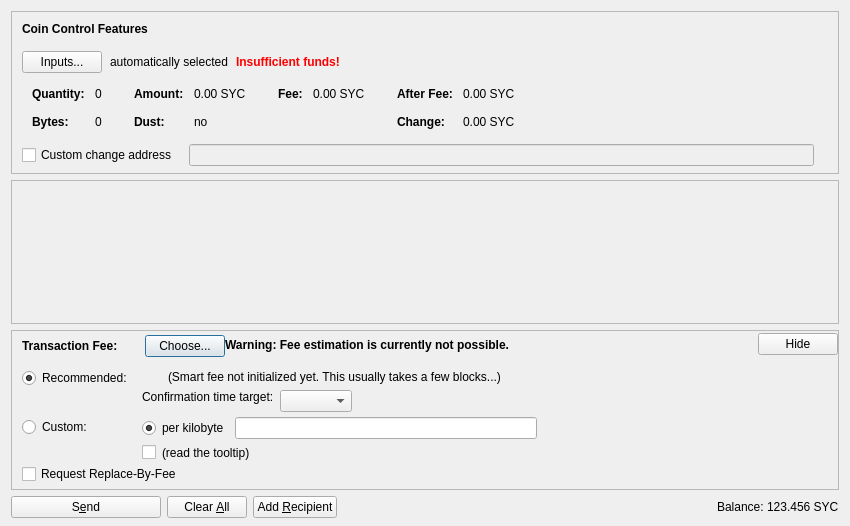
<?xml version="1.0" encoding="UTF-8"?>
<ui version="4.0">
 <class>SendCoinsDialog</class>
 <widget class="QDialog" name="SendCoinsDialog">
  <property name="geometry">
   <rect>
    <x>0</x>
    <y>0</y>
    <width>850</width>
    <height>526</height>
   </rect>
  </property>
  <property name="windowTitle">
   <string>Send Coins</string>
  </property>
  <layout class="QVBoxLayout" name="verticalLayout" stretch="0,1,0,0">
   <property name="bottomMargin">
    <number>8</number>
   </property>
   <item>
    <widget class="QFrame" name="frameCoinControl">
     <property name="sizePolicy">
      <sizepolicy hsizetype="Expanding" vsizetype="Expanding">
       <horstretch>0</horstretch>
       <verstretch>0</verstretch>
      </sizepolicy>
     </property>
     <property name="maximumSize">
      <size>
       <width>16777215</width>
       <height>16777215</height>
      </size>
     </property>
     <property name="frameShape">
      <enum>QFrame::StyledPanel</enum>
     </property>
     <property name="frameShadow">
      <enum>QFrame::Sunken</enum>
     </property>
     <layout class="QVBoxLayout" name="verticalLayoutCoinControl2">
      <property name="spacing">
       <number>0</number>
      </property>
      <property name="leftMargin">
       <number>0</number>
      </property>
      <property name="topMargin">
       <number>0</number>
      </property>
      <property name="rightMargin">
       <number>0</number>
      </property>
      <property name="bottomMargin">
       <number>6</number>
      </property>
      <item>
       <layout class="QVBoxLayout" name="verticalLayoutCoinControl" stretch="0,0,0,0,1">
        <property name="spacing">
         <number>0</number>
        </property>
        <property name="leftMargin">
         <number>10</number>
        </property>
        <property name="topMargin">
         <number>10</number>
        </property>
        <item>
         <layout class="QHBoxLayout" name="horizontalLayoutCoinControl1">
          <property name="bottomMargin">
           <number>15</number>
          </property>
          <item>
           <widget class="QLabel" name="labelCoinControlFeatures">
            <property name="sizePolicy">
             <sizepolicy hsizetype="Preferred" vsizetype="Maximum">
              <horstretch>0</horstretch>
              <verstretch>0</verstretch>
             </sizepolicy>
            </property>
            <property name="font">
             <font>
              <weight>75</weight>
              <bold>true</bold>
             </font>
            </property>
            <property name="styleSheet">
             <string notr="true">font-weight:bold;</string>
            </property>
            <property name="text">
             <string>Coin Control Features</string>
            </property>
           </widget>
          </item>
         </layout>
        </item>
        <item>
         <layout class="QHBoxLayout" name="horizontalLayoutCoinControl2" stretch="0,0,0,0">
          <property name="spacing">
           <number>8</number>
          </property>
          <property name="bottomMargin">
           <number>10</number>
          </property>
          <item>
           <widget class="QPushButton" name="pushButtonCoinControl">
            <property name="styleSheet">
             <string notr="true"/>
            </property>
            <property name="text">
             <string>Inputs...</string>
            </property>
            <property name="autoDefault">
             <bool>false</bool>
            </property>
           </widget>
          </item>
          <item>
           <widget class="QLabel" name="labelCoinControlAutomaticallySelected">
            <property name="text">
             <string>automatically selected</string>
            </property>
            <property name="margin">
             <number>5</number>
            </property>
           </widget>
          </item>
          <item>
           <widget class="QLabel" name="labelCoinControlInsuffFunds">
            <property name="font">
             <font>
              <weight>75</weight>
              <bold>true</bold>
             </font>
            </property>
            <property name="styleSheet">
             <string notr="true">color:red;font-weight:bold;</string>
            </property>
            <property name="text">
             <string>Insufficient funds!</string>
            </property>
            <property name="margin">
             <number>5</number>
            </property>
           </widget>
          </item>
          <item>
           <spacer name="horizontalSpacerCoinControl">
            <property name="orientation">
             <enum>Qt::Horizontal</enum>
            </property>
            <property name="sizeHint" stdset="0">
             <size>
              <width>40</width>
              <height>1</height>
             </size>
            </property>
           </spacer>
          </item>
         </layout>
        </item>
        <item>
         <widget class="QWidget" name="widgetCoinControl" native="true">
          <property name="sizePolicy">
           <sizepolicy hsizetype="Preferred" vsizetype="Preferred">
            <horstretch>0</horstretch>
            <verstretch>0</verstretch>
           </sizepolicy>
          </property>
          <property name="minimumSize">
           <size>
            <width>0</width>
            <height>0</height>
           </size>
          </property>
          <property name="styleSheet">
           <string notr="true"/>
          </property>
          <layout class="QHBoxLayout" name="horizontalLayoutCoinControl5">
           <property name="leftMargin">
            <number>0</number>
           </property>
           <property name="topMargin">
            <number>0</number>
           </property>
           <property name="rightMargin">
            <number>0</number>
           </property>
           <property name="bottomMargin">
            <number>0</number>
           </property>
           <item>
            <layout class="QHBoxLayout" name="horizontalLayoutCoinControl3" stretch="0,0,0,1">
             <property name="spacing">
              <number>20</number>
             </property>
             <property name="topMargin">
              <number>0</number>
             </property>
             <property name="bottomMargin">
              <number>10</number>
             </property>
             <item>
              <layout class="QFormLayout" name="formLayoutCoinControl1">
               <property name="horizontalSpacing">
                <number>10</number>
               </property>
               <property name="verticalSpacing">
                <number>14</number>
               </property>
               <property name="leftMargin">
                <number>10</number>
               </property>
               <property name="topMargin">
                <number>4</number>
               </property>
               <property name="rightMargin">
                <number>6</number>
               </property>
               <item row="0" column="0">
                <widget class="QLabel" name="labelCoinControlQuantityText">
                 <property name="font">
                  <font>
                   <weight>75</weight>
                   <bold>true</bold>
                  </font>
                 </property>
                 <property name="text">
                  <string>Quantity:</string>
                 </property>
                 <property name="margin">
                  <number>0</number>
                 </property>
                </widget>
               </item>
               <item row="0" column="1">
                <widget class="QLabel" name="labelCoinControlQuantity">
                 <property name="cursor">
                  <cursorShape>IBeamCursor</cursorShape>
                 </property>
                 <property name="contextMenuPolicy">
                  <enum>Qt::ActionsContextMenu</enum>
                 </property>
                 <property name="text">
                  <string notr="true">0</string>
                 </property>
                 <property name="margin">
                  <number>0</number>
                 </property>
                 <property name="textInteractionFlags">
                  <set>Qt::LinksAccessibleByMouse|Qt::TextSelectableByKeyboard|Qt::TextSelectableByMouse</set>
                 </property>
                </widget>
               </item>
               <item row="1" column="0">
                <widget class="QLabel" name="labelCoinControlBytesText">
                 <property name="font">
                  <font>
                   <weight>75</weight>
                   <bold>true</bold>
                  </font>
                 </property>
                 <property name="text">
                  <string>Bytes:</string>
                 </property>
                </widget>
               </item>
               <item row="1" column="1">
                <widget class="QLabel" name="labelCoinControlBytes">
                 <property name="cursor">
                  <cursorShape>IBeamCursor</cursorShape>
                 </property>
                 <property name="contextMenuPolicy">
                  <enum>Qt::ActionsContextMenu</enum>
                 </property>
                 <property name="text">
                  <string notr="true">0</string>
                 </property>
                 <property name="textInteractionFlags">
                  <set>Qt::LinksAccessibleByMouse|Qt::TextSelectableByKeyboard|Qt::TextSelectableByMouse</set>
                 </property>
                </widget>
               </item>
              </layout>
             </item>
             <item>
              <layout class="QFormLayout" name="formLayoutCoinControl2">
               <property name="horizontalSpacing">
                <number>10</number>
               </property>
               <property name="verticalSpacing">
                <number>14</number>
               </property>
               <property name="leftMargin">
                <number>6</number>
               </property>
               <property name="topMargin">
                <number>4</number>
               </property>
               <property name="rightMargin">
                <number>6</number>
               </property>
               <item row="0" column="0">
                <widget class="QLabel" name="labelCoinControlAmountText">
                 <property name="font">
                  <font>
                   <weight>75</weight>
                   <bold>true</bold>
                  </font>
                 </property>
                 <property name="text">
                  <string>Amount:</string>
                 </property>
                 <property name="margin">
                  <number>0</number>
                 </property>
                </widget>
               </item>
               <item row="0" column="1">
                <widget class="QLabel" name="labelCoinControlAmount">
                 <property name="cursor">
                  <cursorShape>IBeamCursor</cursorShape>
                 </property>
                 <property name="contextMenuPolicy">
                  <enum>Qt::ActionsContextMenu</enum>
                 </property>
                 <property name="text">
                  <string notr="true">0.00 SYC</string>
                 </property>
                 <property name="textInteractionFlags">
                  <set>Qt::LinksAccessibleByMouse|Qt::TextSelectableByKeyboard|Qt::TextSelectableByMouse</set>
                 </property>
                </widget>
               </item>
               <item row="1" column="0">
                <widget class="QLabel" name="labelCoinControlLowOutputText">
                 <property name="font">
                  <font>
                   <weight>75</weight>
                   <bold>true</bold>
                  </font>
                 </property>
                 <property name="text">
                  <string>Dust:</string>
                 </property>
                </widget>
               </item>
               <item row="1" column="1">
                <widget class="QLabel" name="labelCoinControlLowOutput">
                 <property name="cursor">
                  <cursorShape>IBeamCursor</cursorShape>
                 </property>
                 <property name="contextMenuPolicy">
                  <enum>Qt::ActionsContextMenu</enum>
                 </property>
                 <property name="text">
                  <string notr="true">no</string>
                 </property>
                 <property name="textInteractionFlags">
                  <set>Qt::LinksAccessibleByMouse|Qt::TextSelectableByKeyboard|Qt::TextSelectableByMouse</set>
                 </property>
                </widget>
               </item>
              </layout>
             </item>
             <item>
              <layout class="QFormLayout" name="formLayoutCoinControl3">
               <property name="horizontalSpacing">
                <number>10</number>
               </property>
               <property name="verticalSpacing">
                <number>14</number>
               </property>
               <property name="leftMargin">
                <number>6</number>
               </property>
               <property name="topMargin">
                <number>4</number>
               </property>
               <property name="rightMargin">
                <number>6</number>
               </property>
               <item row="0" column="0">
                <widget class="QLabel" name="labelCoinControlFeeText">
                 <property name="font">
                  <font>
                   <weight>75</weight>
                   <bold>true</bold>
                  </font>
                 </property>
                 <property name="text">
                  <string>Fee:</string>
                 </property>
                 <property name="margin">
                  <number>0</number>
                 </property>
                </widget>
               </item>
               <item row="0" column="1">
                <widget class="QLabel" name="labelCoinControlFee">
                 <property name="cursor">
                  <cursorShape>IBeamCursor</cursorShape>
                 </property>
                 <property name="contextMenuPolicy">
                  <enum>Qt::ActionsContextMenu</enum>
                 </property>
                 <property name="text">
                  <string notr="true">0.00 SYC</string>
                 </property>
                 <property name="textInteractionFlags">
                  <set>Qt::LinksAccessibleByMouse|Qt::TextSelectableByKeyboard|Qt::TextSelectableByMouse</set>
                 </property>
                </widget>
               </item>
              </layout>
             </item>
             <item>
              <layout class="QFormLayout" name="formLayoutCoinControl4">
               <property name="horizontalSpacing">
                <number>10</number>
               </property>
               <property name="verticalSpacing">
                <number>14</number>
               </property>
               <property name="leftMargin">
                <number>6</number>
               </property>
               <property name="topMargin">
                <number>4</number>
               </property>
               <property name="rightMargin">
                <number>6</number>
               </property>
               <item row="0" column="0">
                <widget class="QLabel" name="labelCoinControlAfterFeeText">
                 <property name="font">
                  <font>
                   <weight>75</weight>
                   <bold>true</bold>
                  </font>
                 </property>
                 <property name="text">
                  <string>After Fee:</string>
                 </property>
                 <property name="margin">
                  <number>0</number>
                 </property>
                </widget>
               </item>
               <item row="0" column="1">
                <widget class="QLabel" name="labelCoinControlAfterFee">
                 <property name="cursor">
                  <cursorShape>IBeamCursor</cursorShape>
                 </property>
                 <property name="contextMenuPolicy">
                  <enum>Qt::ActionsContextMenu</enum>
                 </property>
                 <property name="text">
                  <string notr="true">0.00 SYC</string>
                 </property>
                 <property name="textInteractionFlags">
                  <set>Qt::LinksAccessibleByMouse|Qt::TextSelectableByKeyboard|Qt::TextSelectableByMouse</set>
                 </property>
                </widget>
               </item>
               <item row="1" column="0">
                <widget class="QLabel" name="labelCoinControlChangeText">
                 <property name="font">
                  <font>
                   <weight>75</weight>
                   <bold>true</bold>
                  </font>
                 </property>
                 <property name="text">
                  <string>Change:</string>
                 </property>
                </widget>
               </item>
               <item row="1" column="1">
                <widget class="QLabel" name="labelCoinControlChange">
                 <property name="cursor">
                  <cursorShape>IBeamCursor</cursorShape>
                 </property>
                 <property name="contextMenuPolicy">
                  <enum>Qt::ActionsContextMenu</enum>
                 </property>
                 <property name="text">
                  <string notr="true">0.00 SYC</string>
                 </property>
                 <property name="textInteractionFlags">
                  <set>Qt::LinksAccessibleByMouse|Qt::TextSelectableByKeyboard|Qt::TextSelectableByMouse</set>
                 </property>
                </widget>
               </item>
              </layout>
             </item>
            </layout>
           </item>
          </layout>
         </widget>
        </item>
        <item>
         <layout class="QHBoxLayout" name="horizontalLayoutCoinControl4" stretch="0,0,0">
          <property name="spacing">
           <number>12</number>
          </property>
          <property name="sizeConstraint">
           <enum>QLayout::SetDefaultConstraint</enum>
          </property>
          <property name="topMargin">
           <number>5</number>
          </property>
          <property name="rightMargin">
           <number>5</number>
          </property>
          <item>
           <widget class="QCheckBox" name="checkBoxCoinControlChange">
            <property name="toolTip">
             <string>If this is activated, but the change address is empty or invalid, change will be sent to a newly generated address.</string>
            </property>
            <property name="text">
             <string>Custom change address</string>
            </property>
           </widget>
          </item>
          <item>
           <widget class="QValidatedLineEdit" name="lineEditCoinControlChange">
            <property name="enabled">
             <bool>false</bool>
            </property>
            <property name="sizePolicy">
             <sizepolicy hsizetype="Expanding" vsizetype="Fixed">
              <horstretch>0</horstretch>
              <verstretch>0</verstretch>
             </sizepolicy>
            </property>
           </widget>
          </item>
          <item>
           <widget class="QLabel" name="labelCoinControlChangeLabel">
            <property name="sizePolicy">
             <sizepolicy hsizetype="Preferred" vsizetype="Expanding">
              <horstretch>0</horstretch>
              <verstretch>0</verstretch>
             </sizepolicy>
            </property>
            <property name="minimumSize">
             <size>
              <width>0</width>
              <height>0</height>
             </size>
            </property>
            <property name="text">
             <string/>
            </property>
            <property name="margin">
             <number>3</number>
            </property>
           </widget>
          </item>
         </layout>
        </item>
        <item>
         <spacer name="verticalSpacerCoinControl">
          <property name="orientation">
           <enum>Qt::Vertical</enum>
          </property>
          <property name="sizeHint" stdset="0">
           <size>
            <width>800</width>
            <height>1</height>
           </size>
          </property>
         </spacer>
        </item>
       </layout>
      </item>
     </layout>
    </widget>
   </item>
   <item>
    <widget class="QScrollArea" name="scrollArea">
     <property name="widgetResizable">
      <bool>true</bool>
     </property>
     <widget class="QWidget" name="scrollAreaWidgetContents">
      <property name="geometry">
       <rect>
        <x>0</x>
        <y>0</y>
        <width>830</width>
        <height>104</height>
       </rect>
      </property>
      <layout class="QVBoxLayout" name="verticalLayout_2" stretch="0,1">
       <property name="leftMargin">
        <number>0</number>
       </property>
       <property name="topMargin">
        <number>0</number>
       </property>
       <property name="rightMargin">
        <number>0</number>
       </property>
       <property name="bottomMargin">
        <number>0</number>
       </property>
       <item>
        <layout class="QVBoxLayout" name="entries">
         <property name="spacing">
          <number>6</number>
         </property>
        </layout>
       </item>
       <item>
        <spacer name="verticalSpacer">
         <property name="orientation">
          <enum>Qt::Vertical</enum>
         </property>
         <property name="sizeHint" stdset="0">
          <size>
           <width>20</width>
           <height>40</height>
          </size>
         </property>
        </spacer>
       </item>
      </layout>
     </widget>
    </widget>
   </item>
   <item>
    <widget class="QFrame" name="frameFee">
     <property name="sizePolicy">
      <sizepolicy hsizetype="Expanding" vsizetype="Expanding">
       <horstretch>0</horstretch>
       <verstretch>0</verstretch>
      </sizepolicy>
     </property>
     <property name="maximumSize">
      <size>
       <width>16777215</width>
       <height>16777215</height>
      </size>
     </property>
     <property name="frameShape">
      <enum>QFrame::StyledPanel</enum>
     </property>
     <property name="frameShadow">
      <enum>QFrame::Sunken</enum>
     </property>
     <layout class="QVBoxLayout" name="verticalLayoutFee1">
      <property name="spacing">
       <number>0</number>
      </property>
      <property name="leftMargin">
       <number>0</number>
      </property>
      <property name="topMargin">
       <number>0</number>
      </property>
      <property name="rightMargin">
       <number>0</number>
      </property>
      <property name="bottomMargin">
       <number>0</number>
      </property>
      <item>
       <layout class="QVBoxLayout" name="verticalLayoutFee2" stretch="0,0,0">
        <property name="spacing">
         <number>0</number>
        </property>
        <property name="leftMargin">
         <number>10</number>
        </property>
        <property name="topMargin">
         <number>0</number>
        </property>
        <item>
         <layout class="QHBoxLayout" name="horizontalLayoutFee1">
          <property name="bottomMargin">
           <number>0</number>
          </property>
          <item>
           <layout class="QVBoxLayout" name="verticalLayoutFee7">
            <property name="spacing">
             <number>0</number>
            </property>
            <item>
             <spacer name="verticalSpacerSmartFee">
              <property name="orientation">
               <enum>Qt::Vertical</enum>
              </property>
              <property name="sizeType">
               <enum>QSizePolicy::Fixed</enum>
              </property>
              <property name="sizeHint" stdset="0">
               <size>
                <width>1</width>
                <height>4</height>
               </size>
              </property>
             </spacer>
            </item>
            <item>
             <layout class="QHBoxLayout" name="horizontalLayoutSmartFee">
              <property name="spacing">
               <number>10</number>
              </property>
              <item>
               <widget class="QLabel" name="labelFeeHeadline">
                <property name="sizePolicy">
                 <sizepolicy hsizetype="Preferred" vsizetype="Maximum">
                  <horstretch>0</horstretch>
                  <verstretch>0</verstretch>
                 </sizepolicy>
                </property>
                <property name="font">
                 <font>
                  <weight>75</weight>
                  <bold>true</bold>
                 </font>
                </property>
                <property name="styleSheet">
                 <string notr="true">font-weight:bold;</string>
                </property>
                <property name="text">
                 <string>Transaction Fee:</string>
                </property>
               </widget>
              </item>
              <item>
               <widget class="QLabel" name="labelFeeMinimized">
                <property name="text">
                 <string/>
                </property>
               </widget>
              </item>
              <item>
               <widget class="QPushButton" name="buttonChooseFee">
                <property name="text">
                 <string>Choose...</string>
                </property>
               </widget>
              </item>
             </layout>
            </item>
            <item>
             <spacer name="verticalSpacer_5">
              <property name="orientation">
               <enum>Qt::Vertical</enum>
              </property>
              <property name="sizeHint" stdset="0">
               <size>
                <width>1</width>
                <height>1</height>
               </size>
              </property>
             </spacer>
            </item>
           </layout>
          </item>
          <item>
           <widget class="QLabel" name="fallbackFeeWarningLabel">
            <property name="toolTip">
             <string>Using the fallbackfee can result in sending a transaction that will take several hours or days (or never) to confirm. Consider choosing your fee manually or wait until you have validated the complete chain.</string>
            </property>
            <property name="font">
            <font>
                <weight>75</weight>
                <bold>true</bold>
            </font>
            </property>
            <property name="text">
             <string>Warning: Fee estimation is currently not possible.</string>
            </property>
            <property name="wordWrap">
             <bool>false</bool>
            </property>
           </widget>
          </item>
          <item>
           <spacer name="horizontalSpacer_4">
            <property name="orientation">
             <enum>Qt::Horizontal</enum>
            </property>
            <property name="sizeType">
             <enum>QSizePolicy::MinimumExpanding</enum>
            </property>
            <property name="sizeHint" stdset="0">
             <size>
              <width>40</width>
              <height>20</height>
             </size>
            </property>
           </spacer>
          </item>
          <item>
           <widget class="QPushButton" name="buttonMinimizeFee">
            <property name="toolTip">
             <string>collapse fee-settings</string>
            </property>
            <property name="text">
             <string>Hide</string>
            </property>
           </widget>
          </item>
         </layout>
        </item>
        <item>
         <widget class="QFrame" name="frameFeeSelection">
          <layout class="QVBoxLayout" name="verticalLayoutFee12">
           <property name="spacing">
            <number>0</number>
           </property>
           <property name="leftMargin">
            <number>0</number>
           </property>
           <property name="topMargin">
            <number>0</number>
           </property>
           <property name="rightMargin">
            <number>0</number>
           </property>
           <property name="bottomMargin">
            <number>0</number>
           </property>
           <item>
            <layout class="QGridLayout" name="gridLayoutFee">
             <property name="topMargin">
              <number>10</number>
             </property>
             <property name="bottomMargin">
              <number>4</number>
             </property>
             <property name="horizontalSpacing">
              <number>10</number>
             </property>
             <property name="verticalSpacing">
              <number>4</number>
             </property>
             <item row="1" column="1">
              <layout class="QVBoxLayout" name="verticalLayoutFee8">
               <property name="spacing">
                <number>6</number>
               </property>
               <item>
                <layout class="QHBoxLayout" name="horizontalLayoutFee13">
                 <item>
                  <widget class="QRadioButton" name="radioCustomPerKilobyte">
                   <property name="toolTip">
                    <string>If the custom fee is set to 1000 satoshis and the transaction is only 250 bytes, then &quot;per kilobyte&quot; only pays 250 satoshis in fee, while &quot;total at least&quot; pays 1000 satoshis. For transactions bigger than a kilobyte both pay by kilobyte.</string>
                   </property>
                   <property name="text">
                    <string>per kilobyte</string>
                   </property>
                   <property name="checked">
                    <bool>true</bool>
                   </property>
                   <attribute name="buttonGroup">
                    <string notr="true">groupCustomFee</string>
                   </attribute>
                  </widget>
                 </item>
                 <item>
                  <widget class="BitcoinAmountField" name="customFee"/>
                 </item>
                 <item>
                  <spacer name="horizontalSpacer_6">
                   <property name="orientation">
                    <enum>Qt::Horizontal</enum>
                   </property>
                   <property name="sizeHint" stdset="0">
                    <size>
                     <width>1</width>
                     <height>1</height>
                    </size>
                   </property>
                  </spacer>
                 </item>
                </layout>
               </item>
               <item>
                <layout class="QHBoxLayout" name="horizontalLayoutFee8">
                 <item>
                  <widget class="QCheckBox" name="checkBoxMinimumFee">
                   <property name="toolTip">
                    <string>Paying only the minimum fee is just fine as long as there is less transaction volume than space in the blocks. But be aware that this can end up in a never confirming transaction once there is more demand for shittycoin transactions than the network can process.</string>
                   </property>
                   <property name="text">
                    <string/>
                   </property>
                  </widget>
                 </item>
                 <item>
                  <widget class="QLabel" name="labelMinFeeWarning">
                   <property name="enabled">
                    <bool>true</bool>
                   </property>
                   <property name="toolTip">
                    <string>Paying only the minimum fee is just fine as long as there is less transaction volume than space in the blocks. But be aware that this can end up in a never confirming transaction once there is more demand for shittycoin transactions than the network can process.</string>
                   </property>
                   <property name="text">
                    <string>(read the tooltip)</string>
                   </property>
                   <property name="margin">
                    <number>5</number>
                   </property>
                  </widget>
                 </item>
                 <item>
                  <spacer name="horizontalSpacer_2">
                   <property name="orientation">
                    <enum>Qt::Horizontal</enum>
                   </property>
                   <property name="sizeHint" stdset="0">
                    <size>
                     <width>1</width>
                     <height>1</height>
                    </size>
                   </property>
                  </spacer>
                 </item>
                </layout>
               </item>
              </layout>
             </item>
             <item row="0" column="0">
              <layout class="QVBoxLayout" name="verticalLayoutFee4" stretch="0,1">
               <item>
                <widget class="QRadioButton" name="radioSmartFee">
                 <property name="text">
                  <string>Recommended:</string>
                 </property>
                 <property name="checked">
                  <bool>true</bool>
                 </property>
                 <attribute name="buttonGroup">
                  <string notr="true">groupFee</string>
                 </attribute>
                </widget>
               </item>
               <item>
                <spacer name="verticalSpacer_2">
                 <property name="orientation">
                  <enum>Qt::Vertical</enum>
                 </property>
                 <property name="sizeHint" stdset="0">
                  <size>
                   <width>1</width>
                   <height>1</height>
                  </size>
                 </property>
                </spacer>
               </item>
              </layout>
             </item>
             <item row="1" column="0">
              <layout class="QVBoxLayout" name="verticalLayoutFee9" stretch="0,1">
               <item>
                <widget class="QRadioButton" name="radioCustomFee">
                 <property name="text">
                  <string>Custom:</string>
                 </property>
                 <attribute name="buttonGroup">
                  <string notr="true">groupFee</string>
                 </attribute>
                </widget>
               </item>
               <item>
                <spacer name="verticalSpacer_6">
                 <property name="orientation">
                  <enum>Qt::Vertical</enum>
                 </property>
                 <property name="sizeHint" stdset="0">
                  <size>
                   <width>1</width>
                   <height>1</height>
                  </size>
                 </property>
                </spacer>
               </item>
              </layout>
             </item>
             <item row="0" column="1">
              <layout class="QVBoxLayout" name="verticalLayoutFee3" stretch="0,0,1">
               <property name="spacing">
                <number>6</number>
               </property>
               <property name="topMargin">
                <number>2</number>
               </property>
               <item>
                <layout class="QHBoxLayout" name="horizontalLayoutFee12">
                 <item>
                  <widget class="QLabel" name="labelSmartFee">
                   <property name="text">
                    <string/>
                   </property>
                   <property name="margin">
                    <number>2</number>
                   </property>
                  </widget>
                 </item>
                 <item>
                  <widget class="QLabel" name="labelFeeEstimation">
                   <property name="text">
                    <string/>
                   </property>
                  </widget>
                 </item>
                 <item>
                  <widget class="QLabel" name="labelSmartFee2">
                   <property name="text">
                    <string>(Smart fee not initialized yet. This usually takes a few blocks...)</string>
                   </property>
                   <property name="margin">
                    <number>2</number>
                   </property>
                  </widget>
                 </item>
                 <item>
                  <spacer name="horizontalSpacer_5">
                   <property name="orientation">
                    <enum>Qt::Horizontal</enum>
                   </property>
                   <property name="sizeHint" stdset="0">
                    <size>
                     <width>1</width>
                     <height>1</height>
                    </size>
                   </property>
                  </spacer>
                 </item>
                </layout>
               </item>
               <item>
                <layout class="QHBoxLayout" name="horizontalLayoutFee9">
                 <item>
                  <layout class="QVBoxLayout" name="verticalLayoutFee6">
                   <item>
                    <widget class="QLabel" name="labelSmartFee3">
                     <property name="text">
                      <string>Confirmation time target:</string>
                     </property>
                     <property name="margin">
                      <number>2</number>
                     </property>
                    </widget>
                   </item>
                   <item>
                    <spacer name="verticalSpacer_3">
                     <property name="orientation">
                      <enum>Qt::Vertical</enum>
                     </property>
                     <property name="sizeHint" stdset="0">
                      <size>
                       <width>1</width>
                       <height>1</height>
                      </size>
                     </property>
                    </spacer>
                   </item>
                  </layout>
                 </item>
                 <item>
                  <layout class="QVBoxLayout" name="verticalLayoutFee5">
                   <property name="rightMargin">
                    <number>30</number>
                   </property>
                   <item>
                    <layout class="QHBoxLayout" name="horizontalLayoutConfTarget">
                     <property name="bottomMargin">
                      <number>0</number>
                     </property>
                     <item>
                      <widget class="QComboBox" name="confTargetSelector"/>
                     </item>
                     <item>
                      <spacer name="horizontalSpacerConfTarget">
                       <property name="orientation">
                        <enum>Qt::Horizontal</enum>
                       </property>
                       <property name="sizeHint" stdset="0">
                        <size>
                         <width>40</width>
                         <height>20</height>
                        </size>
                       </property>
                      </spacer>
                     </item>
                    </layout>
                   </item>
                  </layout>
                 </item>
                </layout>
               </item>
               <item>
                <spacer name="verticalSpacer_4">
                 <property name="orientation">
                  <enum>Qt::Vertical</enum>
                 </property>
                 <property name="sizeHint" stdset="0">
                  <size>
                   <width>1</width>
                   <height>1</height>
                  </size>
                 </property>
                </spacer>
               </item>
              </layout>
             </item>
            </layout>
           </item>
           <item>
            <widget class="QCheckBox" name="optInRBF">
             <property name="text">
              <string>Request Replace-By-Fee</string>
             </property>
             <property name="toolTip">
              <string>Indicates that the sender may wish to replace this transaction with a new one paying higher fees (prior to being confirmed).</string>
             </property>
            </widget>
           </item>
          </layout>
         </widget>
        </item>
        <item>
         <spacer name="verticalSpacerFee">
          <property name="orientation">
           <enum>Qt::Vertical</enum>
          </property>
          <property name="sizeHint" stdset="0">
           <size>
            <width>40</width>
            <height>5</height>
           </size>
          </property>
         </spacer>
        </item>
       </layout>
      </item>
     </layout>
    </widget>
   </item>
   <item>
    <layout class="QHBoxLayout" name="horizontalLayout">
     <item>
      <widget class="QPushButton" name="sendButton">
       <property name="minimumSize">
        <size>
         <width>150</width>
         <height>0</height>
        </size>
       </property>
       <property name="toolTip">
        <string>Confirm the send action</string>
       </property>
       <property name="text">
        <string>S&amp;end</string>
       </property>
       <property name="icon">
        <iconset resource="../bitcoin.qrc">
         <normaloff>:/icons/send</normaloff>:/icons/send</iconset>
       </property>
       <property name="autoDefault">
        <bool>false</bool>
       </property>
       <property name="default">
        <bool>false</bool>
       </property>
      </widget>
     </item>
     <item>
      <widget class="QPushButton" name="clearButton">
       <property name="sizePolicy">
        <sizepolicy hsizetype="Minimum" vsizetype="Fixed">
         <horstretch>0</horstretch>
         <verstretch>0</verstretch>
        </sizepolicy>
       </property>
       <property name="toolTip">
        <string>Clear all fields of the form.</string>
       </property>
       <property name="text">
        <string>Clear &amp;All</string>
       </property>
       <property name="icon">
        <iconset resource="../bitcoin.qrc">
         <normaloff>:/icons/remove</normaloff>:/icons/remove</iconset>
       </property>
       <property name="autoDefault">
        <bool>false</bool>
       </property>
      </widget>
     </item>
     <item>
      <widget class="QPushButton" name="addButton">
       <property name="toolTip">
        <string>Send to multiple recipients at once</string>
       </property>
       <property name="text">
        <string>Add &amp;Recipient</string>
       </property>
       <property name="icon">
        <iconset resource="../bitcoin.qrc">
         <normaloff>:/icons/add</normaloff>:/icons/add</iconset>
       </property>
       <property name="autoDefault">
        <bool>false</bool>
       </property>
      </widget>
     </item>
     <item>
      <spacer name="horizontalSpacer">
       <property name="orientation">
        <enum>Qt::Horizontal</enum>
       </property>
       <property name="sizeHint" stdset="0">
        <size>
         <width>40</width>
         <height>20</height>
        </size>
       </property>
      </spacer>
     </item>
     <item>
      <layout class="QHBoxLayout" name="horizontalLayout_2">
       <property name="spacing">
        <number>3</number>
       </property>
       <item>
        <widget class="QLabel" name="label">
         <property name="sizePolicy">
          <sizepolicy hsizetype="Preferred" vsizetype="Fixed">
           <horstretch>0</horstretch>
           <verstretch>0</verstretch>
          </sizepolicy>
         </property>
         <property name="text">
          <string>Balance:</string>
         </property>
        </widget>
       </item>
       <item>
        <widget class="QLabel" name="labelBalance">
         <property name="sizePolicy">
          <sizepolicy hsizetype="Preferred" vsizetype="Fixed">
           <horstretch>0</horstretch>
           <verstretch>0</verstretch>
          </sizepolicy>
         </property>
         <property name="cursor">
          <cursorShape>IBeamCursor</cursorShape>
         </property>
         <property name="text">
          <string notr="true">123.456 SYC</string>
         </property>
         <property name="textInteractionFlags">
          <set>Qt::LinksAccessibleByMouse|Qt::TextSelectableByKeyboard|Qt::TextSelectableByMouse</set>
         </property>
        </widget>
       </item>
      </layout>
     </item>
    </layout>
   </item>
  </layout>
 </widget>
 <customwidgets>
  <customwidget>
   <class>QValidatedLineEdit</class>
   <extends>QLineEdit</extends>
   <header>qvalidatedlineedit.h</header>
  </customwidget>
  <customwidget>
   <class>BitcoinAmountField</class>
   <extends>QLineEdit</extends>
   <header>bitcoinamountfield.h</header>
   <container>1</container>
  </customwidget>
 </customwidgets>
 <resources>
  <include location="../bitcoin.qrc"/>
 </resources>
 <connections/>
 <buttongroups>
  <buttongroup name="groupFee"/>
  <buttongroup name="groupCustomFee"/>
 </buttongroups>
</ui>
